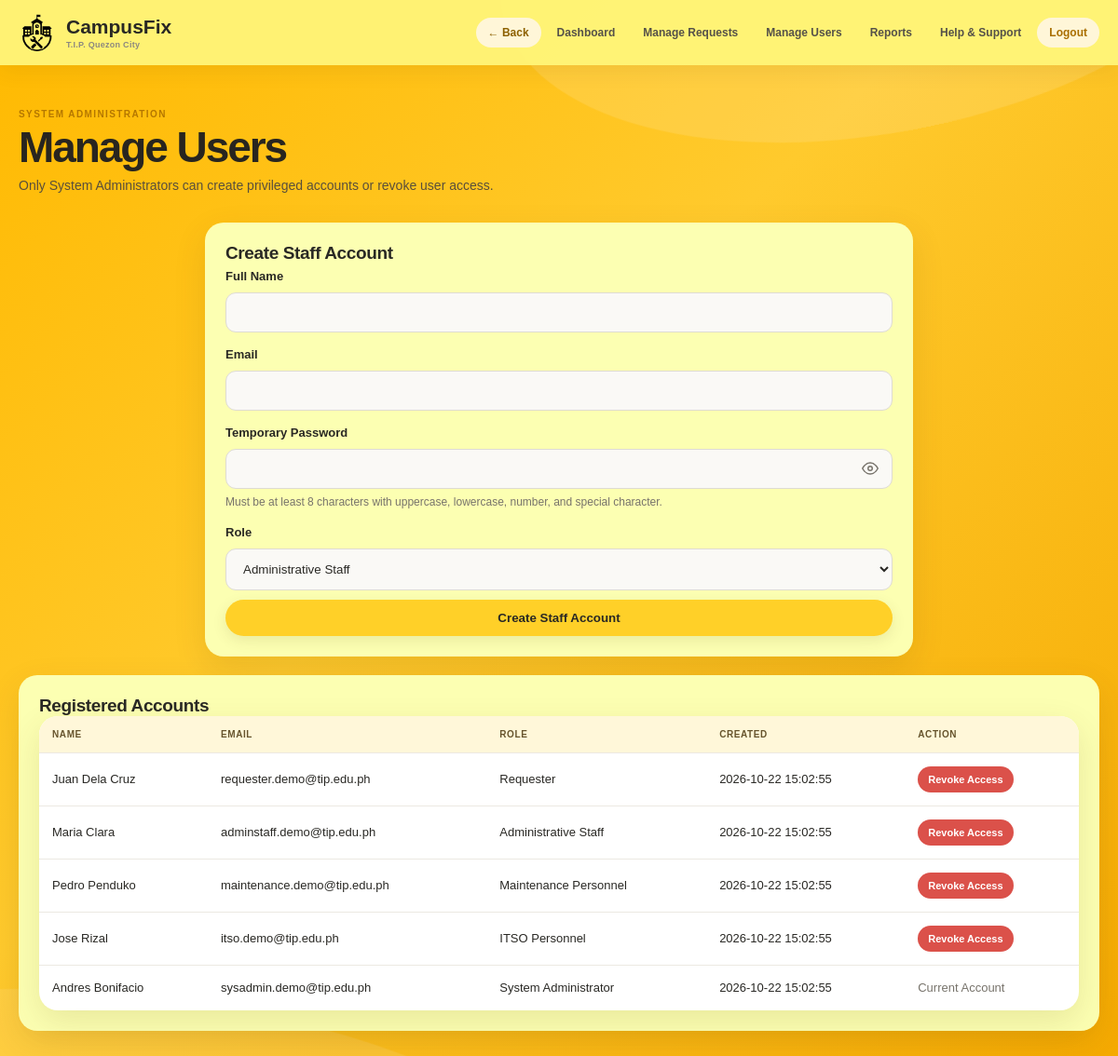
Page /manage_users.php (signed in) on the committed database.
### tables this page shows
CREATE TABLE users (
    id INT AUTO_INCREMENT PRIMARY KEY,
    name VARCHAR(100) NOT NULL,
    email VARCHAR(150) NOT NULL UNIQUE,
    password VARCHAR(255) NOT NULL,
    role ENUM('requester','admin_staff','maintenance','itso','system_admin') NOT NULL DEFAULT 'requester',
    created_at TIMESTAMP DEFAULT CURRENT_TIMESTAMP
);

### config.php (called while the page is built, shortened)
<?php
function role_label(string $role): string {
    return match ($role) {
        "admin_staff" => "Administrative Staff",
        "maintenance" => "Maintenance Personnel",
        "itso" => "ITSO Personnel",
        "system_admin" => "System Administrator",
        default => "Requester"
    };
}
?>

### manage_users.php (the view, shortened to what this page needs)
<?php
require "config.php";
$users = $conn->query("SELECT id, name, email, role, created_at FROM users ORDER BY created_at DESC");
?>
<!DOCTYPE html>
<html lang="en">
<head>
    <link rel="stylesheet" href="assets/style.css">
</head>
<body>
<?php include "partials/nav.php"; ?>
<main class="container">
    <div class="page-heading">
        <div>
            <span class="eyebrow">SYSTEM ADMINISTRATION</span>
            <h1>Manage Users</h1>
            <p class="muted">Only System Administrators can create privileged accounts or revoke user access.</p>
        </div>
    </div>
    <section class="panel form-panel">
        <h2>Create Staff Account</h2>
        <form method="POST" data-confirm-title="Create staff account?" data-confirm-message="Confirm that the account details and assigned role are correct." data-confirm-label="Create Account">
            <label>Full Name</label>
            <input type="text" name="name" maxlength="100" required>
            <label>Email</label>
            <input type="email" name="email" maxlength="150" required>
            <label>Temporary Password</label>
            <div class="password-wrap">
                <input type="password" name="password" id="staffPassword" data-password-validate="signup" minlength="8" required>
                <button type="button" class="password-toggle" aria-label="Show password" aria-pressed="false">
                    <svg class="eye-open" viewBox="0 0 24 24" width="18" height="18" fill="none" stroke="currentColor" stroke-width="2" stroke-linecap="round" stroke-linejoin="round" aria-hidden="true">
                        <path d="M1 12s4-8 11-8 11 8 11 8-4 8-11 8-11-8-11-8z"></path>
                        <circle cx="12" cy="12" r="3"></circle>
                    </svg>
                </button>
            </div>
            <div class="password-feedback" id="staffPasswordFeedback" aria-live="polite">
                Must be at least 8 characters with uppercase, lowercase, number, and special character.
            </div>
            <label>Role</label>
            <select name="role" required>
                <option value="admin_staff">Administrative Staff</option>
            </select>
            <button type="submit" class="authbtn">Create Staff Account</button>
        </form>
    </section>
    <section class="panel">
        <h2>Registered Accounts</h2>
        <div class="table-wrap">
            <table>
                <thead><tr><th>Name</th><th>Email</th><th>Role</th><th>Created</th><th>Action</th></tr></thead>
                <tbody>
                <?php while ($user = $users->fetch_assoc()): ?>
                    <tr>
                        <td><?= htmlspecialchars($user["name"]) ?></td>
                        <td><?= htmlspecialchars($user["email"]) ?></td>
                        <td><?= htmlspecialchars(role_label($user["role"])) ?></td>
                        <td><?= htmlspecialchars($user["created_at"]) ?></td>
                        <td>
                            <?php if ((int)$user["id"] === (int)$_SESSION["user_id"]): ?>
                                <span class="muted">Current Account</span>
                            <?php else: ?>
                                <form method="POST" class="inline-action-form" data-confirm-title="Revoke account access?" data-confirm-message="This account will be deleted and will no longer be able to sign in." data-confirm-label="Revoke Access">
                                    <button type="submit" class="btn danger-btn small-btn">Revoke Access</button>
                                </form>
                            <?php endif; ?>
                        </td>
                    </tr>
                <?php endwhile; ?>
                </tbody>
            </table>
        </div>
    </section>
</main>
</body>
</html>

### partials/nav.php (shortened to what this page needs)
<nav class="navbar">
    <div class="nav-inner">
        <a class="brand" href="dashboard.php" aria-label="CampusFix Dashboard">
            <img src="partials/logo.png" alt="T.I.P." class="nav-logo">
            <span><strong>CampusFix</strong><small class="brand-school">T.I.P. Quezon City</small></span>
        </a>
        <div class="nav-links">
            <a class="nav-back" href="dashboard.php" data-history-back>← Back</a>
            <a href="dashboard.php">Dashboard</a>
            <?php if ($_SESSION["role"] === "requester"): ?>
                <a href="submit_request.php">Submit Request</a><a href="my_requests.php">My Requests</a>
            <?php elseif (in_array($_SESSION["role"], ["admin_staff", "system_admin"], true)): ?>
                <a href="manage_requests.php">Manage Requests</a>
                <?php if ($_SESSION["role"] === "system_admin"): ?><a href="manage_users.php">Manage Users</a><?php endif; ?>
            <?php elseif (in_array($_SESSION["role"], ["maintenance", "itso"], true)): ?>
                <a href="assigned_requests.php">Assigned Requests</a>
            <?php endif; ?>
            <?php if (in_array($_SESSION["role"], ["admin_staff", "system_admin"], true)): ?>
                <a href="reports.php">Reports</a>
            <?php endif; ?>
            <a href="help_support.php">Help &amp; Support</a>
            <form action="logout.php" method="POST" class="nav-logout-form" data-confirm-title="Log out?" data-confirm-message="Are you sure you want to log out of CampusFix?" data-confirm-label="Log out">
                <button class="nav-logout" type="submit">Logout</button>
            </form>
        </div>
    </div>
</nav>

### rows in the picture
users: name "Juan Dela Cruz", email "requester.demo@tip.edu.ph", role "Requester", created_at "2026-10-22 15:02:55"
users: name "Maria Clara", email "adminstaff.demo@tip.edu.ph", role "Administrative Staff", created_at "2026-10-22 15:02:55"
users: name "Pedro Penduko", email "maintenance.demo@tip.edu.ph", role "Maintenance Personnel", created_at "2026-10-22 15:02:55"
users: name "Jose Rizal", email "itso.demo@tip.edu.ph", role "ITSO Personnel", created_at "2026-10-22 15:02:55"
users: name "Andres Bonifacio", email "sysadmin.demo@tip.edu.ph", role "System Administrator", created_at "2026-10-22 15:02:55", shows "Current Account"
